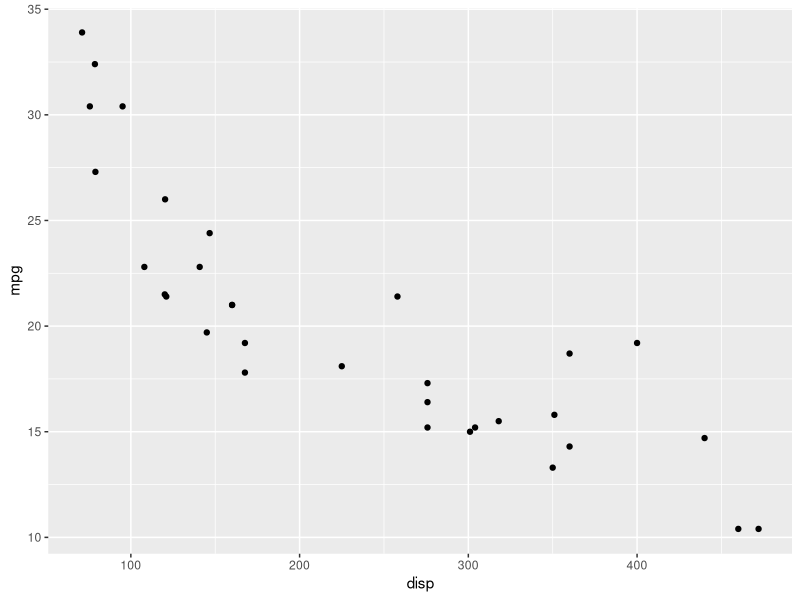
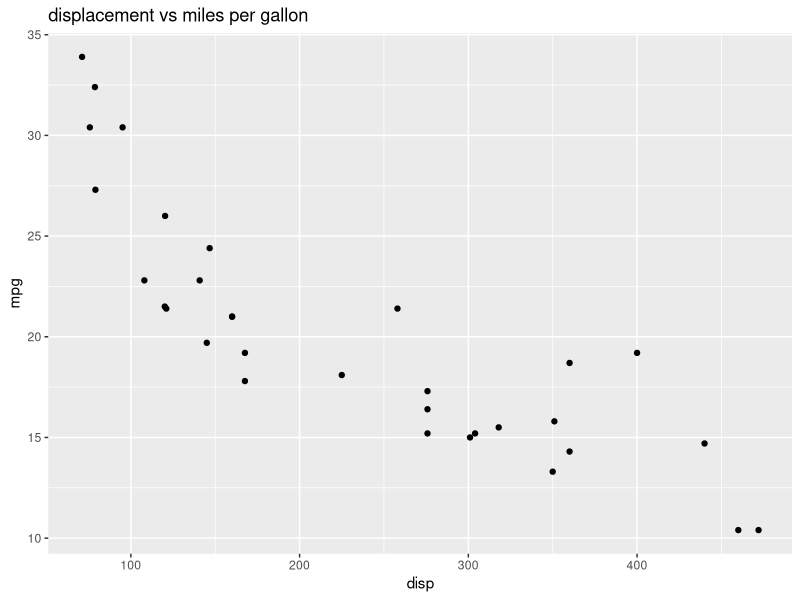
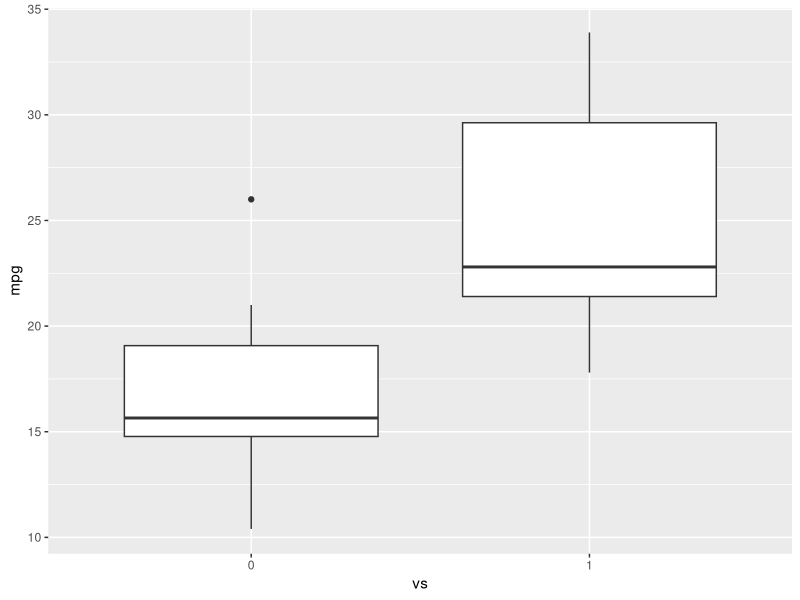
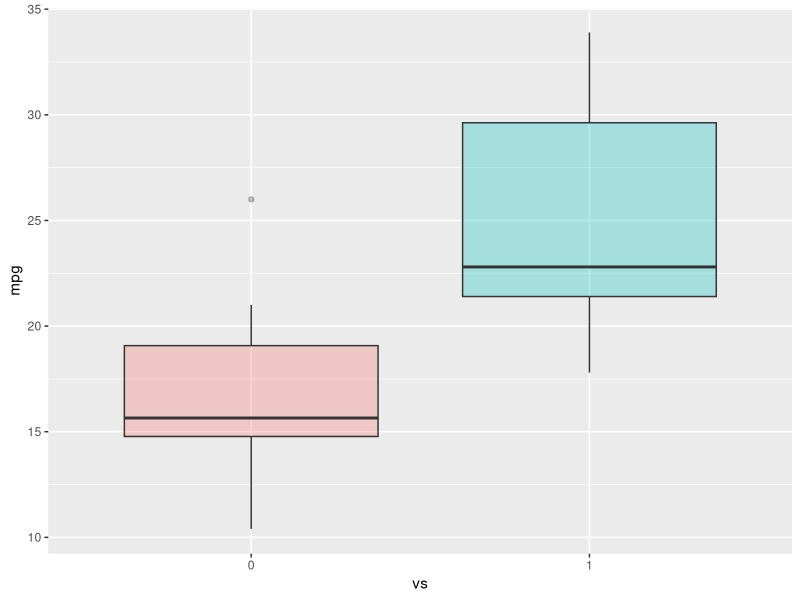
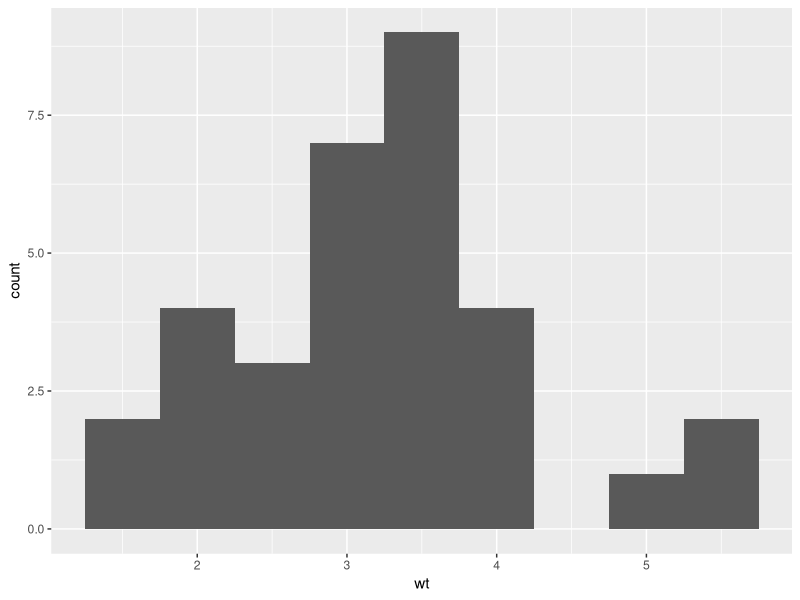

The R script that drew these images, in order:
library(datasets)

#load data
data(mtcars)

#View first 5 rows

head(mtcars,5)

?mtcars

#load ggplot package
library(ggplot2)

#create a scatterplot of displacement (disp) and miles per gallon (mpg)

ggplot(aes(x=disp,y=mpg,),data=mtcars)+geom_point()

#Add a title

ggplot(aes(x=disp,y=mpg,),data=mtcars)+geom_point()+ggtitle("displacement vs miles per gallon")

#make vs a factor
mtcars$vs <- as.factor(mtcars$vs)

#create boxplot of the distribution for v-shaped and straight Engine

ggplot(aes(x=vs, y=mpg), data = mtcars) + geom_boxplot()

ggplot(aes(x=vs, y=mpg, fill = vs), data = mtcars) + 
  geom_boxplot(alpha=0.3) +
  theme(legend.position="none")

ggplot(aes(x=wt),data=mtcars) + geom_histogram(binwidth=0.5)
